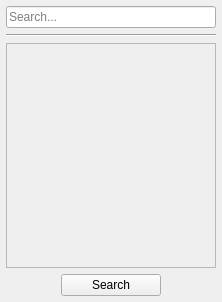
<?xml version="1.0" encoding="UTF-8"?>
<ui version="4.0">
 <class>Systemus::FilterWidget</class>
 <widget class="QWidget" name="Systemus::FilterWidget">
  <property name="geometry">
   <rect>
    <x>0</x>
    <y>0</y>
    <width>222</width>
    <height>302</height>
   </rect>
  </property>
  <property name="windowTitle">
   <string>Form</string>
  </property>
  <layout class="QGridLayout" name="gridLayout">
   <property name="leftMargin">
    <number>6</number>
   </property>
   <property name="topMargin">
    <number>6</number>
   </property>
   <property name="rightMargin">
    <number>6</number>
   </property>
   <property name="bottomMargin">
    <number>6</number>
   </property>
   <item row="0" column="0" colspan="3">
    <widget class="QLineEdit" name="searchInput">
     <property name="maxLength">
      <number>30</number>
     </property>
     <property name="placeholderText">
      <string>Search...</string>
     </property>
    </widget>
   </item>
   <item row="1" column="0" colspan="3">
    <widget class="Line" name="line">
     <property name="orientation">
      <enum>Qt::Horizontal</enum>
     </property>
    </widget>
   </item>
   <item row="2" column="0" colspan="3">
    <widget class="QFrame" name="filtersView">
     <property name="frameShape">
      <enum>QFrame::StyledPanel</enum>
     </property>
     <property name="frameShadow">
      <enum>QFrame::Raised</enum>
     </property>
     <layout class="QFormLayout" name="formLayout"/>
    </widget>
   </item>
   <item row="3" column="0">
    <spacer name="horizontalSpacer">
     <property name="orientation">
      <enum>Qt::Horizontal</enum>
     </property>
     <property name="sizeHint" stdset="0">
      <size>
       <width>46</width>
       <height>20</height>
      </size>
     </property>
    </spacer>
   </item>
   <item row="3" column="1">
    <widget class="QPushButton" name="searchButton">
     <property name="minimumSize">
      <size>
       <width>100</width>
       <height>0</height>
      </size>
     </property>
     <property name="text">
      <string>Search</string>
     </property>
    </widget>
   </item>
   <item row="3" column="2">
    <spacer name="horizontalSpacer_2">
     <property name="orientation">
      <enum>Qt::Horizontal</enum>
     </property>
     <property name="sizeHint" stdset="0">
      <size>
       <width>46</width>
       <height>20</height>
      </size>
     </property>
    </spacer>
   </item>
  </layout>
  <action name="actionSearchLogo">
   <property name="icon">
    <iconset resource="../resources/systemus_widgets_res.qrc">
     <normaloff>:/systemus/icons/search_icon.png</normaloff>:/systemus/icons/search_icon.png</iconset>
   </property>
   <property name="text">
    <string>SearchLogo</string>
   </property>
   <property name="menuRole">
    <enum>QAction::NoRole</enum>
   </property>
  </action>
  <action name="actionSearch">
   <property name="icon">
    <iconset resource="../resources/systemus_widgets_res.qrc">
     <normaloff>:/systemus/icons/search_go.png</normaloff>:/systemus/icons/search_go.png</iconset>
   </property>
   <property name="text">
    <string>Search</string>
   </property>
   <property name="menuRole">
    <enum>QAction::NoRole</enum>
   </property>
  </action>
 </widget>
 <resources>
  <include location="../resources/systemus_widgets_res.qrc"/>
 </resources>
 <connections>
  <connection>
   <sender>searchButton</sender>
   <signal>clicked()</signal>
   <receiver>actionSearch</receiver>
   <slot>trigger()</slot>
   <hints>
    <hint type="sourcelabel">
     <x>110</x>
     <y>283</y>
    </hint>
    <hint type="destinationlabel">
     <x>-1</x>
     <y>-1</y>
    </hint>
   </hints>
  </connection>
 </connections>
</ui>
